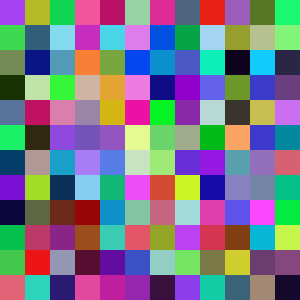
Frame 1 (no input)
Frame 60 (the mouse pressed at the canvas centre just before this capture): identical to frame 1, image omitted
Frame 120 (the mouse held since frame 60 and released just before this capture): identical to frame 1, image omitted

The Processing sketch that drew this single still picture (run headless with seeded random() and noise(); from frame 60 on, the mouse is pressed at the canvas centre):

// Processing sketch: chapter_6_10
// ── chapter_6_10.pde
int w = 25;

int x = 0;
int y = 0;

float r = 0;
float g = 0;
float b = 0;


void setup(){
	size(300, 300);
	background(255);
	noStroke();
	frameRate(100);

	for (x = 0; x<width; x+=w){
		for (y = 0; y<height; y+=w){
			r = random(0,255);
			g = random(0,255);
			b = random(0,255);
			fill(r,g,b);
			rect(x, y, w, w);
		}
	}


	

}

void draw(){
	
}
